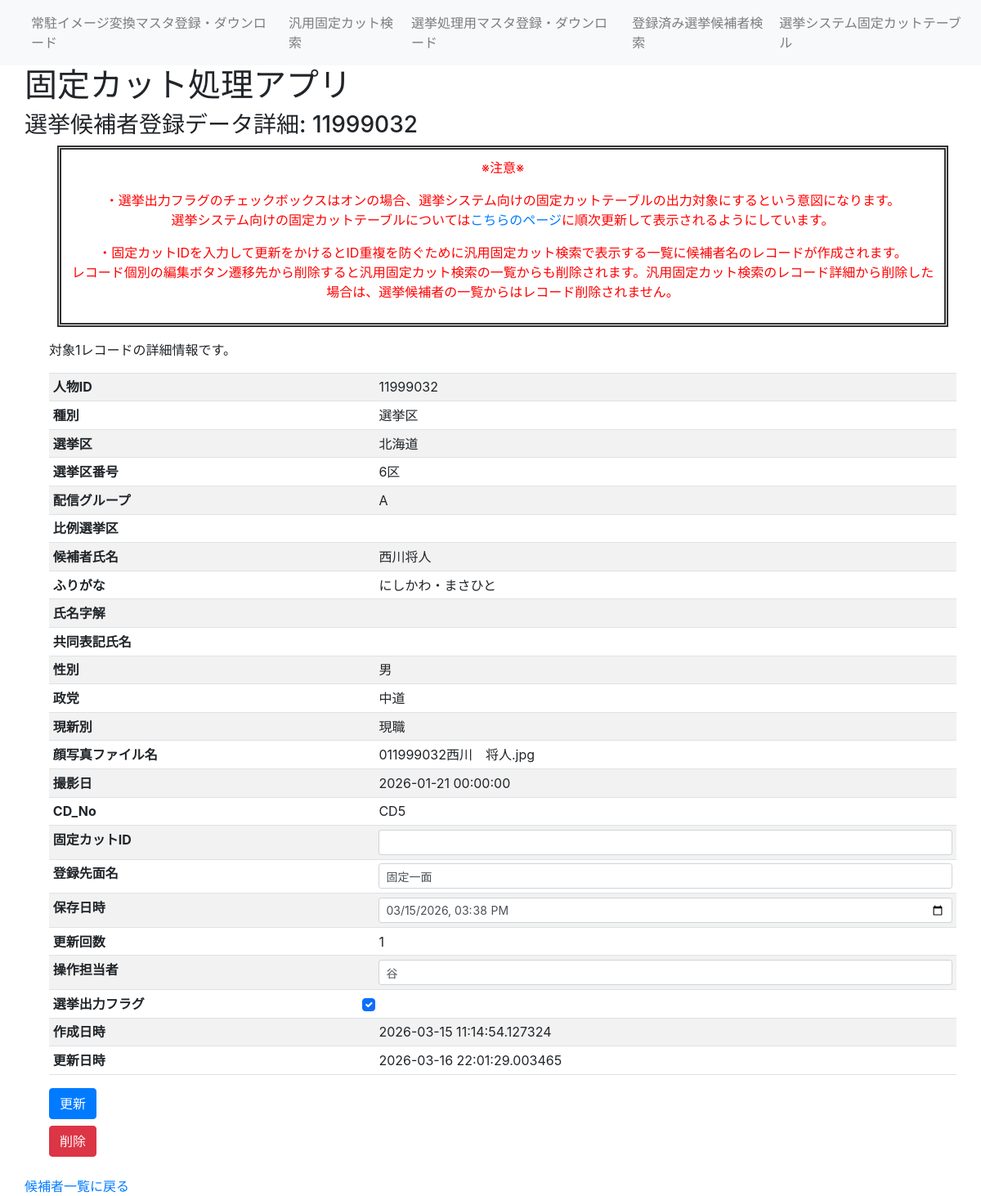
The app's page /senkyo_person_table_detail/11999032, older data.
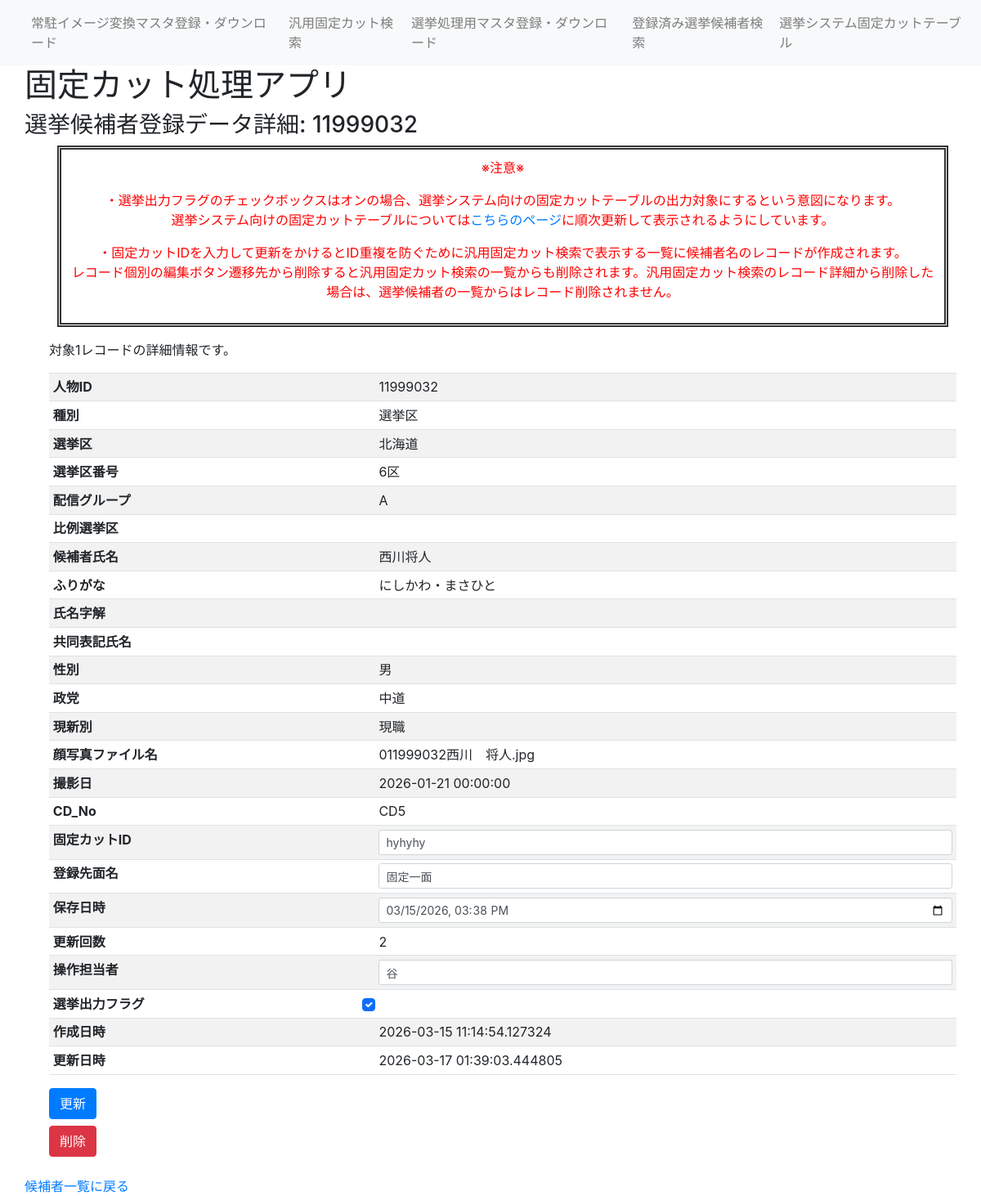
The same page, newer data.
### fixedcut_app/models/senkyo_person.py (models this page shows)
class SenkyoPerson(db.Model):
    ___tablename__ = "SenkyoPerson"
    id = db.Column(db.Integer, primary_key=True) #候補者番号
    syubetu = db.Column(db.String(5)) #選挙種別(選挙区、比例、重複)
    senkyoku = db.Column(db.String(10)) #選挙区（福島）
    senkyokuNo = db.Column(db.String(5)) #選挙区番号（1区）
    sendGroup = db.Column(db.String(2)) #配信グループ（A～C）
    hirei = db.Column(db.String(10))  #比例選挙単位（東北ブロック）
    name = db.Column(db.String(20))  #氏名
    hurigana = db.Column(db.String(20))  #指名読み仮名
    name_jikai = db.Column(db.String(100))  #指名字解
    kyodo_name = db.Column(db.String(20))  #共同表記氏名
    seibetsu = db.Column(db.String(5))  #性別
    seito = db.Column(db.String(30))  #政党
    genshinbetu = db.Column(db.String(2))  #現新別
    facefilename = db.Column(db.String(100))  #顔写真ファイル名
    photo_date = db.Column(db.DateTime)  #撮影日
    CD_No = db.Column(db.String(5))  #配信CD
    fixedcutID = db.Column(db.String(20))  #固定カットID
    updateCount = db.Column(db.Integer) #更新回数
    store_date = db.Column(db.DateTime)  #保存日時
    MenName = db.Column(db.String(20)) #登録先面名
    operater = db.Column(db.String(20)) #操作担当者
    created_at = db.Column(db.DateTime, nullable=False, default=datetime.now)  # 作成日時
    updated_at = db.Column(db.DateTime, nullable=False, default=datetime.now, onupdate=datetime.now)  # 更新日時
    output_Flg = db.Column(db.Boolean, default=True) #選挙出力フラグ

### fixedcut_app/views.py (the view, shortened to what this page needs)
@app.route('/senkyo_person_table_detail/<int:id>', methods=['GET', 'POST'])
def senkyo_person_table_detail(id):
    person = db.session.query(SenkyoPerson).filter(SenkyoPerson.id == id).first()
    if person is None:
        return render_template('error_404.html'), 404
    return render_template('senkyo_person_table_detail.html', person=person)

### fixedcut_app/views.py (called while the page is built)
@app.before_request
def log_request():
    app.logger.info("Request: %s %s from %s", request.method, request.path, request.remote_addr)

### fixedcut_app/templates/senkyo_person_table_detail.html (shortened to what this page needs)
{% extends 'layout.html' %}
{% block header %}
<h3>選挙候補者登録データ詳細: {{ person.id }}</h3>
{% endblock %}
{% block content %}
<div class="caution">
    <P>※注意※</p>
    <p>・選挙出力フラグのチェックボックスはオンの場合、選挙システム向けの固定カットテーブルの出力対象にするという意図になります。<br>選挙システム向けの固定カットテーブルについては<a href="{{ url_for('senkyo_sendgroup_text') }}">こちらのページ</a>に順次更新して表示されるようにしています。</p>
    <p>・固定カットIDを入力して更新をかけるとID重複を防ぐために汎用固定カット検索で表示する一覧に候補者名のレコードが作成されます。<br>レコード個別の編集ボタン遷移先から削除すると汎用固定カット検索の一覧からも削除されます。汎用固定カット検索のレコード詳細から削除した場合は、選挙候補者の一覧からはレコード削除されません。</p>
</div>
<div class="container mt-3">
    <p>対象1レコードの詳細情報です。</p>
    <div class="table-responsive">
        <form id="personDetailForm" action="{{ url_for('senkyo_person_table_detail', id=person.id) }}" method="POST">
            <table class="table table-striped table-hover table-sm">
                <tbody>
                    <tr><th>人物ID</th><td>{{ person.id }}</td></tr>
                    <tr><th>種別</th><td>{{ person.syubetu }}</td></tr>
                    <tr><th>選挙区</th><td>{{ person.senkyoku }}</td></tr>
                    <tr><th>選挙区番号</th><td>{{ person.senkyokuNo }}</td></tr>
                    <tr><th>配信グループ</th><td>{{ person.sendGroup }}</td></tr>
                    <tr><th>比例選挙区</th><td>{{ person.hirei }}</td></tr>
                    <tr><th>候補者氏名</th><td>{{ person.name }}</td></tr>
                    <tr><th>ふりがな</th><td>{{ person.hurigana }}</td></tr>
                    <tr><th>氏名字解</th><td>{{ person.name_jikai or '' }}</td></tr>
                    <tr><th>共同表記氏名</th><td>{{ person.kyodo_name or '' }}</td></tr>
                    <tr><th>性別</th><td>{{ person.seibetsu }}</td></tr>
                    <tr><th>政党</th><td>{{ person.seito }}</td></tr>
                    <tr><th>現新別</th><td>{{ person.genshinbetu }}</td></tr>
                    <tr><th>顔写真ファイル名</th><td>{{ person.facefilename or '' }}</td></tr>
                    <tr><th>撮影日</th><td>{{ person.photo_date if person.photo_date else '' }}</td></tr>
                    <tr><th>CD_No</th><td>{{ person.CD_No }}</td></tr>
                    <tr>
                        <th>固定カットID</th>
                        <td><input type="text" class="form-control form-control-sm" name="fixedcutID" value="{{ person.fixedcutID or '' }}"></td>
                    </tr>
                    <tr>
                        <th>登録先面名</th>
                        <td><input type="text" class="form-control form-control-sm" name="MenName" value="{{ person.MenName or '' }}"></td>
                    </tr>
                    <tr>
                        <th>保存日時</th>
                        <td><input type="datetime-local" class="form-control form-control-sm" name="store_date" value="{{ person.store_date.strftime('%Y-%m-%dT%H:%M') if person.store_date else '' }}"></td>
                    </tr>
                    <tr><th>更新回数</th><td>{{ person.updateCount if person.updateCount is not none else '' }}</td></tr>
                    <tr>
                        <th>操作担当者</th>
                        <td><input type="text" class="form-control form-control-sm" name="operater" value="{{ person.operater or '' }}"></td>
                    </tr>
                    <tr>
                        <th>選挙出力フラグ</th>
                        <td>
                            <input type="checkbox" class="form-check-input" name="output_Flg" value="1" {% if person.output_Flg %}checked{% endif %}>
                        </td>
                    </tr>
                    <tr><th>作成日時</th><td>{{ person.created_at }}</td></tr>
                    <tr><th>更新日時</th><td>{{ person.updated_at }}</td></tr>
                </tbody>
            </table>
            <div class="mt-2">
                <button type="submit" class="btn btn-primary me-2">更新</button>
            </div>
        </form>
        <form id="personDeleteForm" action="{{ url_for('senkyo_person_delete', id=person.id) }}" method="POST" class="mt-2">
            <button type="submit" class="btn btn-danger">削除</button>
        </form>
    </div>
</div>
{% endblock %}
{% block footer %}
<a href="{{ url_for('senkyo_person_table') }}">候補者一覧に戻る</a>
{% endblock %}

### fixedcut_app/templates/layout.html (shortened to what this page needs)
<!DOCTYPE html>
<html>
    <head>
        <link href="https://cdn.jsdelivr.net/npm/bootstrap@5.3.0/dist/css/bootstrap.min.css" rel="stylesheet" onerror="this.onerror=null;this.href='{{ url_for('static', filename='vendor/bootstrap/5.3.0/css/bootstrap.min.css') }}';">
        <link rel="stylesheet" href="https://cdn.jsdelivr.net/npm/bootstrap@4.1.3/dist/css/bootstrap.min.css" onerror="this.onerror=null;this.href='{{ url_for('static', filename='vendor/bootstrap/4.1.3/css/bootstrap.min.css') }}';">
        <link href="{{ url_for('static', filename='css/style.css') }}" rel="stylesheet">
    </head>
    <body>
        <nav class="navbar navbar-expand-lg navbar-light bg-light pad">
            <ul class="navbar-nav">
                <li class="nav-item">
                    <a class="nav-link" href="/">常駐イメージ変換マスタ登録・ダウンロード</a>
                </li>
                <li class="nav-item">
                    <a class="nav-link" href="/general">汎用固定カット検索</a>
                </li>
                <li class="nav-item">
                    <a class="nav-link" href="/senkyo">選挙処理用マスタ登録・ダウンロード</a>
                </li>
                <li class="nav-item">
                    <a class="nav-link" href="{{ url_for('senkyo_person_table') }}">登録済み選挙候補者検索</a>
                </li>
                <li class="nav-item">
                    <a class="nav-link" href="{{ url_for('senkyo_sendgroup_text') }}">選挙システム固定カットテーブル</a>
                </li>
            </ul>
        </nav>
        <h1 class="pad">固定カット処理アプリ</h1>
        <div class="heder pad">
            {% block header %}{% endblock %}
        </div>
        <div class="pad">
            {% block content %}{% endblock %}
        </div>
        <dev class="pad">
        <div class="footer pad">
            {% block footer %}{% endblock %}
        </div>
    </body>
</html>

### fixedcut_app/templates/static/css/style.css (style rules this page uses)
.pad { padding-left: 30px; }
.caution { padding: 10px; margin-left: 40px; margin-right: 40px; margin-bottom: 10px; border: 5px double #333333; color: red; text-align: center; }

Row changes from the older to the newer data that the page shows:
changed SenkyoPerson "選挙区": fixedcutID (not shown) → "hyhyhy"; updateCount "1" → "2"; updated_at "2026-03-16 22:01:29.003465" → "2026-03-17 01:39:03.444805"
